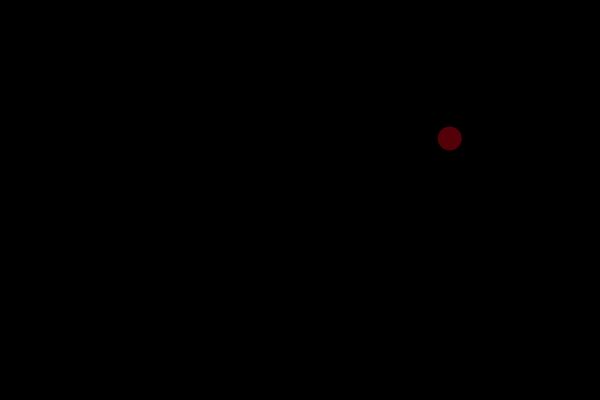
Frame 1 (no input)
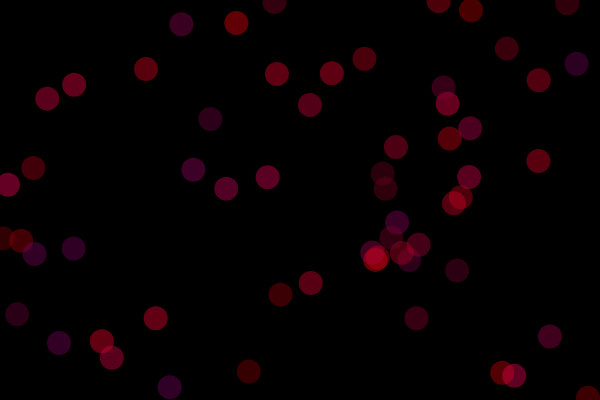
Frame 60 (no input)
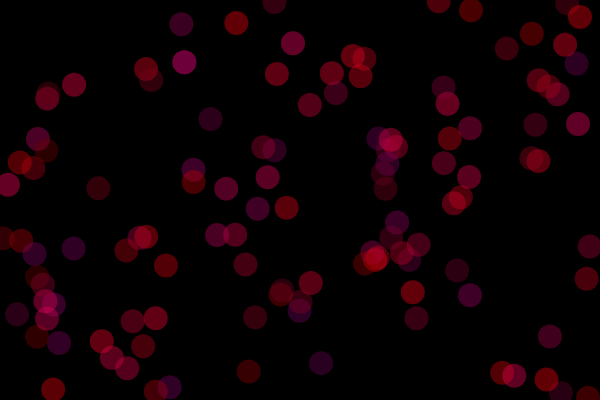
Frame 120 (the mouse pressed at the canvas centre since frame 60)

The p5.js sketch that drew these frames (run headless with seeded random() and noise() and a simulated clock; from frame 60 on, the mouse is pressed at the canvas centre):

// p5.js sketch
// ── sketch.js
var spot = {
  x: 100,
  y: 50,
};

var col = {
  r: 255,
  g: 0,
  b: 0,
};

function setup() {
  createCanvas(600, 400);
  background(0);
}

function draw() {
  noStroke();
  col.r = random(100, 255);
  col.g = 0;
  col.b = random(0, 100);
  spot.x = random(0, width);
  spot.y = random(0, height);
  fill(col.r, col.g, col.b, 100);
  ellipse(spot.x, spot.y, 24, 24);
}
